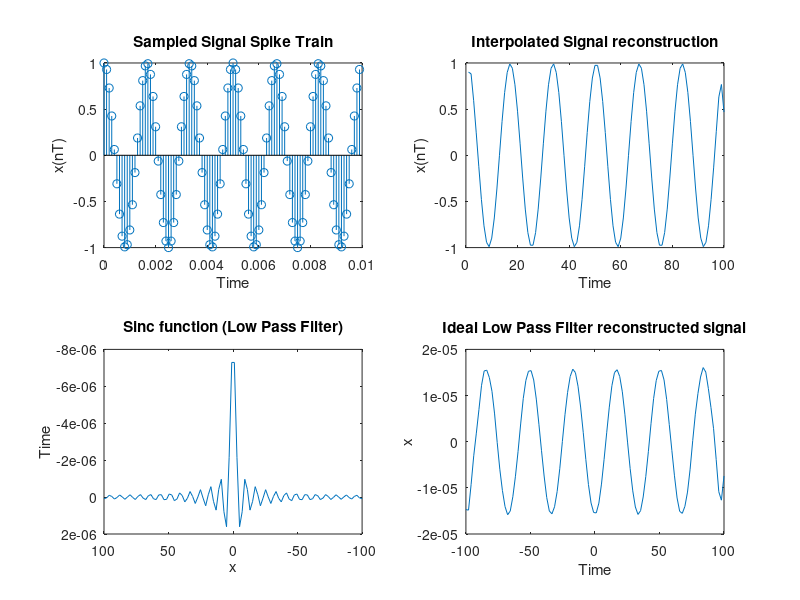

The MATLAB script that drew this image:
N = 100; % 100 data points
fs = 10000; % 1kHz sampling frequency
T = 1/fs; % sample period
f=600;
n = 0:N-1;
x = cos(2*pi*f*n*T);
t = linspace(-100, 100, 100);

%plot the signal against time
subplot(2,2,1)
stem(n*T,x);
title('Sampled Signal Spike Train')
xlabel('Time')
ylabel('x(nT)')


% f2s=10000;
% T2= 1/f2s;
% x2=cos(2*pi*f*n*T2);
% subplot(2,2,2);
% plot(n*T2,x2);
% hold on
% stem(n*T2,x2);
% axis([0 0.01 -3 3]);


subplot(2, 2, 2)
y=interp(x,1);
plot(y);
title('Interpolated Signal reconstruction')
xlabel('Time')
ylabel('x(nT)')


%ideal low pass filter
f2 = 100;
% x = cos(2*pi*f2*n*T); %signal definition
z= sinc(pi*t/T);
C= conv(x,z, "same");

subplot(2, 2, 3)
plot(t, z)
set(gca,'xdir','reverse','ydir','reverse')
title("Sinc function (Low Pass Filter)")
xlabel('x')
ylabel('Time')

subplot(2,2,4);
plot(t,C);
dt = 0.06;
title('Ideal Low Pass Filter reconstructed signal');
ylabel('x')
xlabel('Time')
